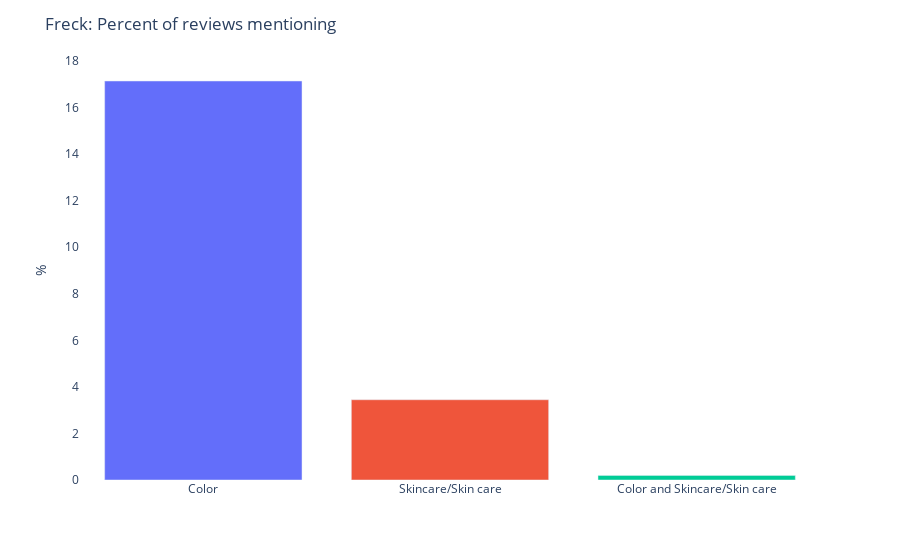

Notebook source saved alongside this figure:
### Code cell
fig = px.bar(dist, x ="labels", y = "data",color = "labels", labels=dict(labels=" ", data="%"))
fig.update_layout(title = "Freck: Percent of reviews mentioning", paper_bgcolor='rgba(0,0,0,0)',
    plot_bgcolor='rgba(0,0,0,0)',showlegend=False)
fig.show()

### Figure 1 — Plotly figure (JSON) as saved in the notebook; plotly's stock layout.template omitted (floating-point values rounded to 4 significant figures)
{"data": [{"alignmentgroup": "True", "hovertemplate": " =%{x}<br>%=%{y}<extra></extra>", "legendgroup": "Color", "marker": {"color": "#636efa", "pattern": {"shape": ""}}, "name": "Color", "offsetgroup": "Color", "orientation": "v", "showlegend": true, "textposition": "auto", "type": "bar", "x": ["Color"], "xaxis": "x", "y": [17.14], "yaxis": "y"}, {"alignmentgroup": "True", "hovertemplate": " =%{x}<br>%=%{y}<extra></extra>", "legendgroup": "Skincare/Skin care", "marker": {"color": "#EF553B", "pattern": {"shape": ""}}, "name": "Skincare/Skin care", "offsetgroup": "Skincare/Skin care", "orientation": "v", "showlegend": true, "textposition": "auto", "type": "bar", "x": ["Skincare/Skin care"], "xaxis": "x", "y": [3.448], "yaxis": "y"}, {"alignmentgroup": "True", "hovertemplate": " =%{x}<br>%=%{y}<extra></extra>", "legendgroup": "Color and Skincare/Skin care", "marker": {"color": "#00cc96", "pattern": {"shape": ""}}, "name": "Color and Skincare/Skin care", "offsetgroup": "Color and Skincare/Skin care", "orientation": "v", "showlegend": true, "textposition": "auto", "type": "bar", "x": ["Color and Skincare/Skin care"], "xaxis": "x", "y": [0.197], "yaxis": "y"}], "layout": {"autosize": true, "barmode": "relative", "legend": {"title": {"text": " "}, "tracegroupgap": 0}, "margin": {"t": 60}, "paper_bgcolor": "rgba(0, 0, 0, 0)", "plot_bgcolor": "rgba(0, 0, 0, 0)", "showlegend": false, "title": {"text": "Freck: Percent of reviews mentioning"}, "xaxis": {"anchor": "y", "autorange": true, "categoryarray": ["Color", "Skincare/Skin care", "Color and Skincare/Skin care"], "categoryorder": "array", "domain": [0, 1], "range": [-0.5, 2.5], "title": {"text": " "}, "type": "category"}, "yaxis": {"anchor": "x", "autorange": true, "domain": [0, 1], "range": [0, 18.05], "title": {"text": "%"}, "type": "linear"}}}
